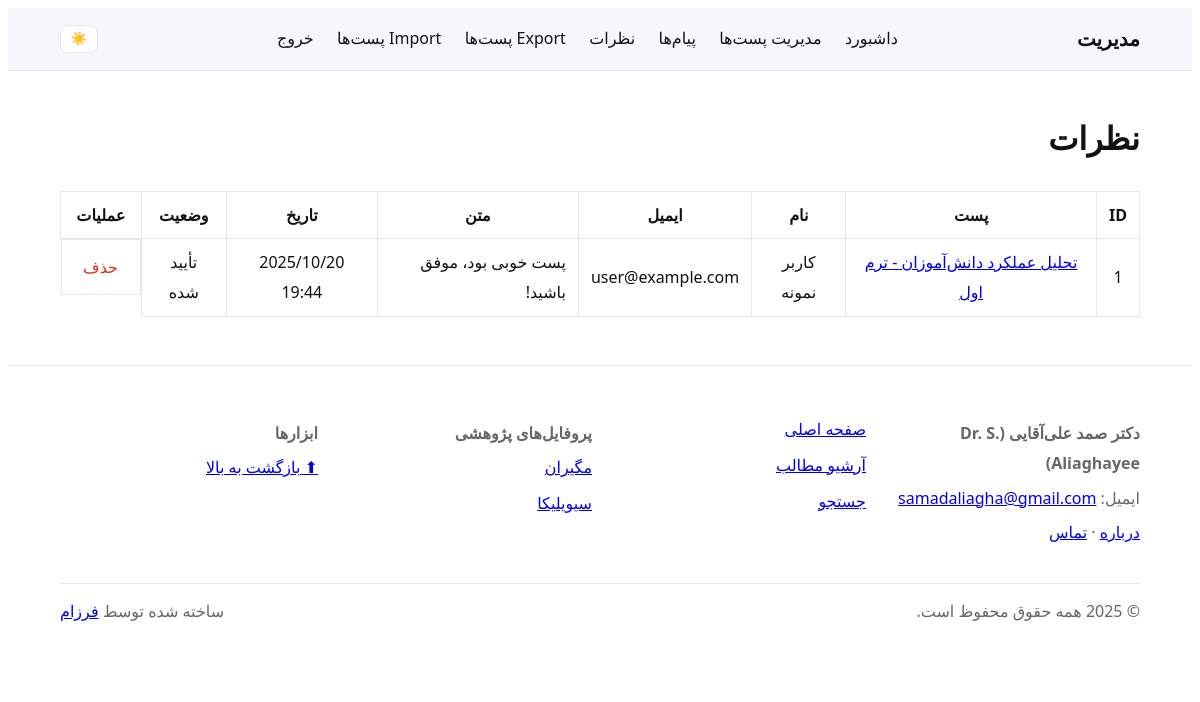
The app's page /admin/comments.php (signed in) with its own data.
### tables this page shows
CREATE TABLE IF NOT EXISTS comments (
  id          INT AUTO_INCREMENT PRIMARY KEY,
  post_id     INT NOT NULL,                  
  name        VARCHAR(120) NOT NULL,
  email       VARCHAR(190) DEFAULT NULL,
  body        TEXT NOT NULL,
  ip_addr     VARBINARY(16) NULL,            
  user_agent  VARCHAR(255) NULL,
  is_approved TINYINT(1) NOT NULL DEFAULT 0,
  created_at  DATETIME NOT NULL DEFAULT CURRENT_TIMESTAMP,
  CONSTRAINT fk_comments_post
    FOREIGN KEY (post_id) REFERENCES posts(id) ON DELETE CASCADE,
  KEY idx_comments_post (post_id),
  KEY idx_comments_approved (is_approved),
  KEY idx_comments_created (created_at)
);

CREATE TABLE IF NOT EXISTS posts (
  id INT AUTO_INCREMENT PRIMARY KEY,
  slug VARCHAR(255) NOT NULL,
  title VARCHAR(255) NOT NULL,
  content MEDIUMTEXT NOT NULL,
  excerpt VARCHAR(500) DEFAULT '',
  author_id INT NOT NULL,
  created_at DATETIME NOT NULL DEFAULT CURRENT_TIMESTAMP,
  updated_at DATETIME NOT NULL DEFAULT CURRENT_TIMESTAMP ON UPDATE CURRENT_TIMESTAMP,
  is_published TINYINT(1) NOT NULL DEFAULT 0,
  CONSTRAINT fk_posts_author
    FOREIGN KEY (author_id) REFERENCES users(id) ON DELETE CASCADE,
  UNIQUE KEY uq_posts_slug (slug),
  KEY idx_posts_published (is_published),
  KEY idx_posts_created (created_at)
);

### config/config.php (called while the page is built)
<?php
$CONFIG = [
  'db_host' => 'localhost',
  'db_name' => 'blog_db',
  'db_user' => 'root',
  'db_pass' => '',
  'base_url' => 'http://localhost/php-blog',
  'app_secret' => 'CHANGE_THIS_IN_PROD',
  'display_errors' => true,
  'admin_email' => 'admin@example.com',
  'smtp_enabled' => false,
  'smtp_host'    => 'smtp.example.com',
  'smtp_port'    => 587,
  'smtp_secure'  => 'tls',
  'smtp_user'    => '',
  'smtp_pass'    => '',
  'comments' => [
    'enabled'           => true,
    'require_moderation'=> true,
    'min_secs_between'  => 60,
  ],
];

### lib/Utils.php (called while the page is built, shortened)
<?php
function e(string $s): string {
  return htmlspecialchars($s, ENT_QUOTES, 'UTF-8');
}

### admin/comments.php (the view, shortened to what this page needs)
<?php
require dirname(__DIR__) . '/config/bootstrap.php';
include dirname(__DIR__) . '/templates/partials/admin_nav.php';
$rows = $pdo->query("
  SELECT c.id, c.post_id, c.name, c.email, c.body, c.is_approved, c.created_at,
         p.title, p.slug
  FROM comments c
  JOIN posts p ON p.id = c.post_id
  ORDER BY c.created_at DESC
")->fetchAll(PDO::FETCH_ASSOC);
?>
<h1>نظرات</h1>
<?php if (!$rows): ?>
  <div class="alert">نظری وجود ندارد.</div>
<?php else: ?>
<table class="table">
  <thead>
    <tr>
      <th>ID</th><th>پست</th><th>نام</th><th>ایمیل</th>
      <th>متن</th><th>تاریخ</th><th>وضعیت</th><th>عملیات</th>
    </tr>
  </thead>
  <tbody>
  <?php foreach ($rows as $r): ?>
    <tr>
      <td><?= (int)$r['id'] ?></td>
      <td><a href="<?= $BASE ?>/post.php?slug=<?= urlencode($r['slug']) ?>" target="_blank">
        <?= e($r['title']) ?></a></td>
      <td><?= e($r['name']) ?></td>
      <td><?= e($r['email'] ?? '-') ?></td>
      <td style="text-align:right"><?= nl2br(e(mb_strimwidth($r['body'],0,200,'…','UTF-8'))) ?></td>
      <td><?= e(date('Y/m/d H:i', strtotime($r['created_at']))) ?></td>
      <td><?= $r['is_approved'] ? 'تأیید شده' : 'در انتظار' ?></td>
      <td style="display:flex;gap:.4rem;justify-content:center">
        <form method="post" action="<?= $BASE ?>/admin/comments.php" style="margin:0" onsubmit="return confirm('حذف شود؟')">
          <button type="submit" name="delete" class="btn-link danger" style="padding:.25rem .6rem">حذف</button>
        </form>
      </td>
    </tr>
  <?php endforeach; ?>
  </tbody>
</table>
<?php endif; ?>
<?php include dirname(__DIR__) . '/templates/partials/footer.php'; ?>

### assets/css/light.css (style rules this page uses)
:root { --bg:#ffffff; --text:#111; --muted:#666; --primary:#276ef1; --card:#f6f7fb; --border:#e6e6ef; --link:#1a73e8; }
html,body { background:var(--bg);color:var(--text);font-family:Vazirmatn,Shabnam,'Segoe UI',Tahoma,Verdana,sans-serif;line-height:1.9 }
.table { width:100%;border-collapse:collapse }
.table th,.table td { border:1px solid var(--border);padding:.5rem .75rem;text-align:center }
button,.button { background:var(--primary);color:#fff;border:none;border-radius:.5rem; padding:.5rem .9rem;text-decoration:none;display:inline-block; font-weight:500; line-height:1; }
.btn-link { background:none; border:none; padding:0; color:var(--link); cursor:pointer; font:inherit; }
.btn-link.danger { color:#d93025; }
button, .button { font-weight: 500; line-height: 1; font-family: inherit; }
html, body { overflow-x: hidden; }

### records on screen
comments: id "1", post.title "تحلیل عملکرد دانش‌آموزان - ترم اول", name "کاربر نمونه", email "user@example.com", body "پست خوبی بود، موفق باشید!", created_at "2025/10/20 19:44", is_approved "تأیید شده"

### other values on screen
$owner_name "دکتر صمد علی‌آقایی (Dr. S. Aliaghayee)"
$owner_email "samadaliagha@gmail.com"
